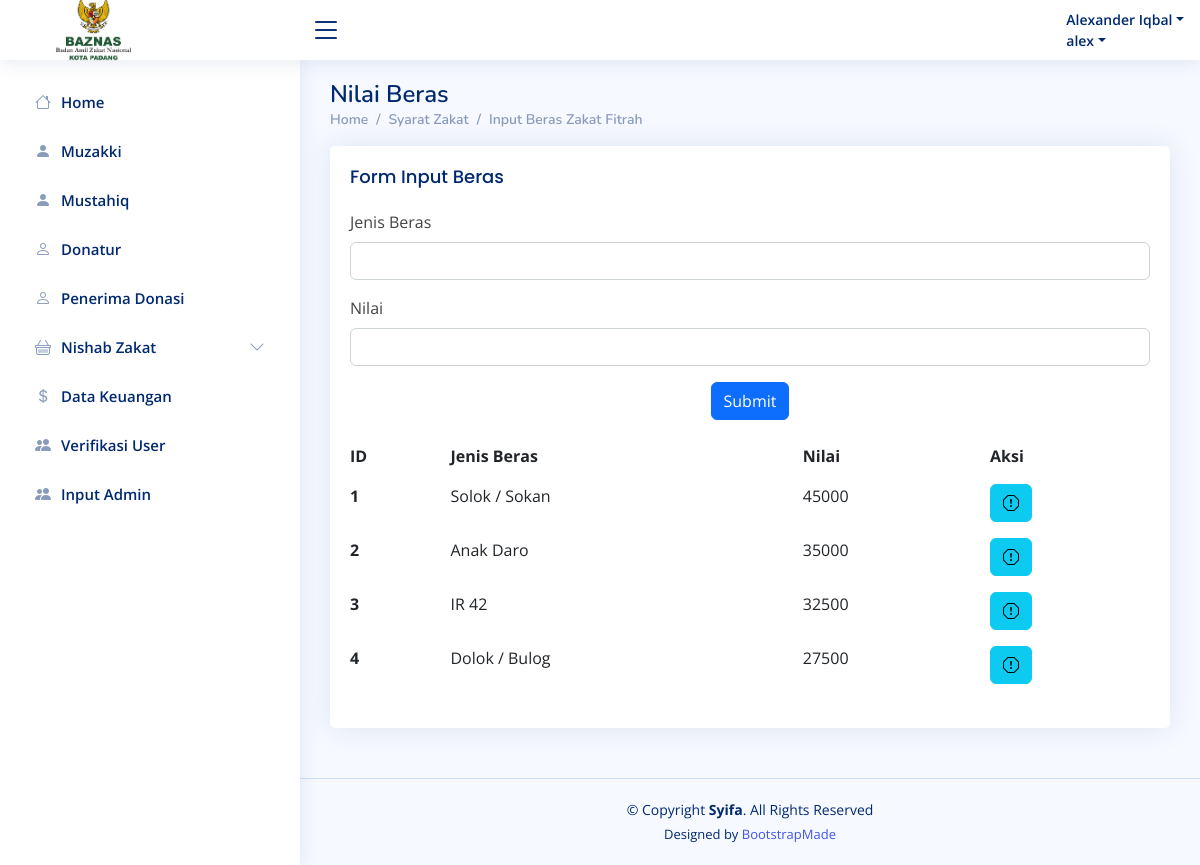
Page /admin/syaratzakatfitrah.php (signed in) on the committed database.
### tables this page shows
CREATE TABLE `user` (
  `id_user` int(11) NOT NULL,
  `nama` varchar(20) NOT NULL,
  `username` varchar(20) NOT NULL,
  `pasw` varchar(20) NOT NULL,
  `level` varchar(10) NOT NULL,
  `status` varchar(15) NOT NULL
);

CREATE TABLE `nilai` (
  `id_zakat` int(11) NOT NULL,
  `jenis` varchar(20) NOT NULL,
  `besaran` int(11) NOT NULL
);

### admin/syaratzakatfitrah.php (the view, shortened to what this page needs)
<!DOCTYPE html>
<html lang="en">
<head>
    <link href="assets/vendor/bootstrap/css/bootstrap.min.css" rel="stylesheet">
    <link href="assets/vendor/bootstrap-icons/bootstrap-icons.css" rel="stylesheet">
    <link href="assets/vendor/boxicons/css/boxicons.min.css" rel="stylesheet">
    <link href="assets/vendor/quill/quill.snow.css" rel="stylesheet">
    <link href="assets/vendor/quill/quill.bubble.css" rel="stylesheet">
    <link href="assets/vendor/remixicon/remixicon.css" rel="stylesheet">
    <link href="assets/vendor/simple-datatables/style.css" rel="stylesheet">
    <link href="assets/css/style.css" rel="stylesheet">
</head>
<body>
    <header id="header" class="header fixed-top d-flex align-items-center">
        <?php include("header.php"); ?>
    </header>
    <aside id="sidebar" class="sidebar">
        <?php include("navadmin.php"); ?>
    </aside>
    <main id="main" class="main">
        <div class="pagetitle">
            <h1>Nilai Beras</h1>
            <nav>
                <ol class="breadcrumb">
                    <li class="breadcrumb-item"><a href="index.php">Home</a></li>
                    <li class="breadcrumb-item"><a>Syarat Zakat</a></li>
                    <li class="breadcrumb-item active"><a href="syaratzakatmaal.php">Input Beras Zakat Fitrah</a></li>
                </ol>
            </nav>
        </div>
        <section class="section">
            <div class="card">
                <div class="card-body">
                    <h5 class="card-title">Form Input Beras</h5>
                    <form class="row g-3" id="discussionForm" method="post" action="proses/input/simpanberas.php" enctype="multipart/form-data">
                        <div class="col-md-12">
                            <label for="inputName5" class="form-label">Jenis Beras</label>
                            <input type="text" class="form-control" id="jenis" name="jenis">
                        </div>
                        <div class="col-md-12">
                            <label for="inputName5" class="form-label">Nilai</label>
                            <input type="number" class="form-control" id="nil" name="nil">
                        </div>
                        <div class="text-center">
                            <button type="submit" class="btn btn-primary" id="simpan" name="simpan">Submit</button>
                        </div>
                        <table class="table table-borderless datatable">
                            <thead>
                                <tr>
                                    <th scope="col">ID</th>
                                    <th scope="col">Jenis Beras</th>
                                    <th scope="col">Nilai</th>
                                    <th scope="col">Aksi</th>
                                </tr>
                            </thead>
                            <tbody>
                                <?php
                                include "../koneksi.php";
                                $no = 1;
                                $datakat = mysqli_query($koneksi, "select * from nilai where jenis not like 'emas'");
                                while ($dk = mysqli_fetch_assoc($datakat)) {
                                ?>
                                    <tr>
                                        <th scope="row"><?php echo $no++; ?></th>
                                        <td><?php echo $dk['jenis']; ?></td>
                                        <td><?php echo $dk['besaran']; ?></td>
                                        <td>
                                            <a href="editfitrah.php?id_zakat=<?php echo $dk['id_zakat']; ?>" type="button"> <i class="btn btn-info bi bi-exclamation-octagon deletebtn"></i>
                                            </a>
                                        </td>
                                    </tr>
                                <?php
                                }
                                ?>
                            </tbody>
                        </table>
                    </form>
                </div>
            </div>
        </section>
    </main>
    <footer id="footer" class="footer">
        <div class="copyright">
            &copy; Copyright <strong><span>Syifa</span></strong>. All Rights Reserved
        </div>
        <div class="credits">
            Designed by <a href="https://bootstrapmade.com/">BootstrapMade</a>
        </div>
    </footer>
</body>
</html>

### admin/header.php (shortened to what this page needs)
<div class="d-flex align-items-center justify-content-between">
    <a href="index.php" class="logo d-flex align-items-center">
        <span class="d-none d-lg-block"> <img src="../assets/img/logobaznas.png" alt=""></span>
    </a>
    <i class="bi bi-list toggle-sidebar-btn"></i>
</div>
<nav class="header-nav ms-auto">
    <ul class="d-flex align-items-center">
        <li class="nav-item dropdown pe-3">
            <?php
            include("../koneksi.php");
            $login = mysqli_query($koneksi, "SELECT * from user where username='$_SESSION[username]'");
            while ($dk = mysqli_fetch_array($login)) {
            ?>
                <a class="nav-link nav-profile d-flex align-items-center pe-0" href="#" data-bs-toggle="dropdown">
                    <span class="d-none d-md-block dropdown-toggle ps-2"><?php echo $dk['nama']; ?></span>
                </a>
            <?php } ?>
</nav>

### admin/assets/css/style.css (style rules this page uses)
:root { scroll-behavior: smooth; }
body { font-family: "Open Sans", sans-serif; background: #f6f9ff; color: #444444; }
a { color: #4154f1; text-decoration: none; }
h1, h2, h3, h4, h5, h6 { font-family: "Nunito", sans-serif; }
#main { margin-top: 60px; padding: 20px 30px; transition: all 0.3s; }
.pagetitle { margin-bottom: 10px; }
.pagetitle h1 { font-size: 24px; margin-bottom: 0; font-weight: 600; color: #012970; }
.card { margin-bottom: 30px; border: none; border-radius: 5px; box-shadow: 0px 0 30px rgba(1, 41, 112, 0.1); }
.card-title { padding: 20px 0 15px 0; font-size: 18px; font-weight: 500; color: #012970; font-family: "Poppins", sans-serif; }
.card-body { padding: 0 20px 20px 20px; }
.breadcrumb { font-size: 14px; font-family: "Nunito", sans-serif; color: #899bbd; font-weight: 600; }
.breadcrumb a { color: #899bbd; transition: 0.3s; }
.breadcrumb .breadcrumb-item::before { color: #899bbd; }
.breadcrumb .active { color: #51678f; font-weight: 600; }
.logo { line-height: 1; }
@media (min-width: 1200px) { .logo { width: 280px; } }
.logo img { max-height: 80px; margin-right: 1px; }
.logo span { font-size: 26px; font-weight: 700; color: #012970; font-family: "Nunito", sans-serif; }
.header { transition: all 0.5s; z-index: 997; height: 60px; box-shadow: 0px 2px 20px rgba(1, 41, 112, 0.1); background-color: #fff; padding-left: 20px; }
.header .toggle-sidebar-btn { font-size: 32px; padding-left: 10px; cursor: pointer; color: #012970; }
.header-nav ul { list-style: none; }
.header-nav > ul { margin: 0; padding: 0; }
.header-nav .nav-profile { color: #012970; }
.header-nav .nav-profile span { font-size: 14px; font-weight: 600; }
.sidebar { position: fixed; top: 60px; left: 0; bottom: 0; width: 300px; z-index: 996; transition: all 0.3s; padding: 20px; overflow-y: auto; scrollbar-width: thin; scrollbar-color: #aab7cf transparent; box-shadow: 0px 0px 20px rgba(1, 41, 112, 0.1); background-color: #fff; }
@media (min-width: 1200px) { #main, #footer { margin-left: 300px; } }
.footer { padding: 20px 0; font-size: 14px; transition: all 0.3s; border-top: 1px solid #cddfff; }
.footer .copyright { text-align: center; color: #012970; }
.footer .credits { padding-top: 5px; text-align: center; font-size: 13px; color: #012970; }

### rows in the picture
user: nama "Alexander Iqbal"
user: nama "alex"
nilai: jenis "Solok / Sokan", besaran "45000"
nilai: jenis "Anak Daro", besaran "35000"
nilai: jenis "IR 42", besaran "32500"
nilai: jenis "Dolok / Bulog", besaran "27500"
